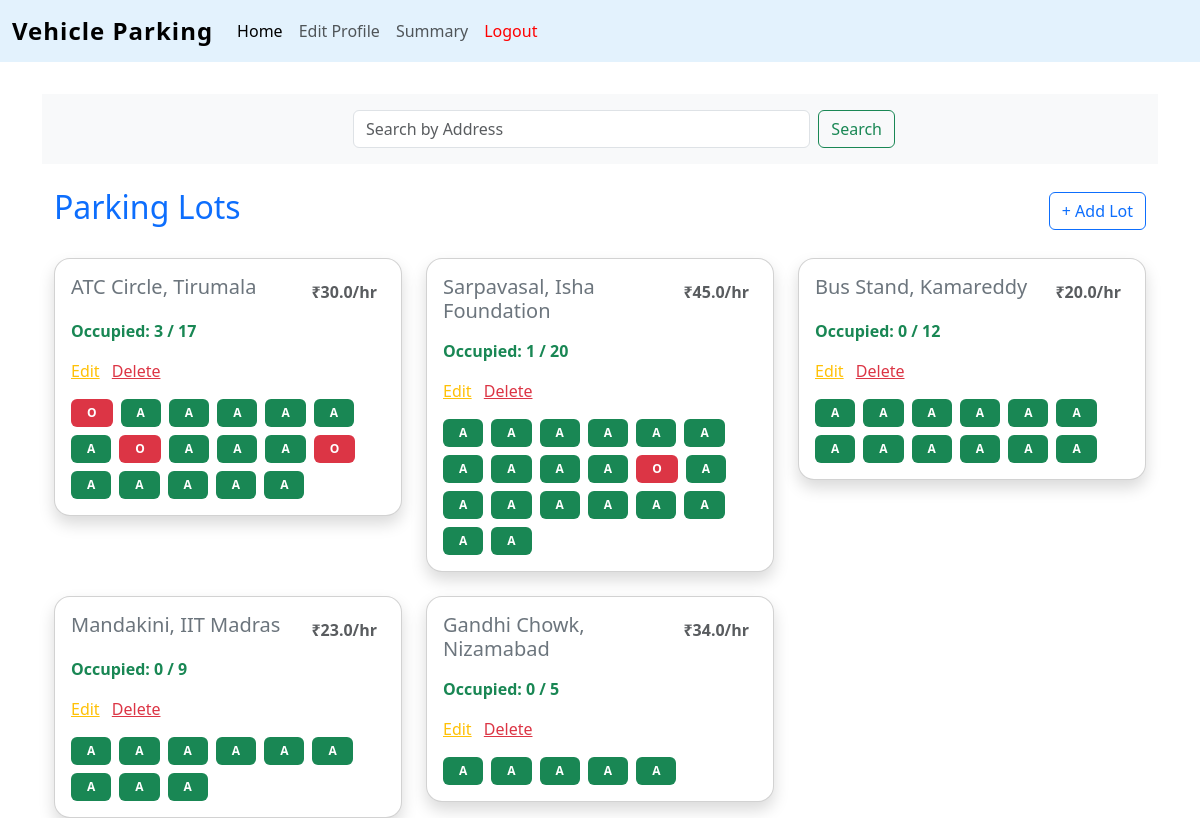
The app's page /admin_dashboard (signed in) with its own data.
### controllers/models.py (models this page shows)
class parking_lot(db.Model):
    id = db.Column(db.Integer, primary_key=True)
    location_name = db.Column(db.String(100), nullable=False)
    max_spots = db.Column(db.Integer,nullable=True)
    available_spots = db.Column(db.Integer, nullable=True)
    price = db.Column(db.Float,nullable=False)
    address = db.Column(db.String(200),nullable=False)
    pincode = db.Column(db.String(10),nullable=True)
    spots = db.relationship('parking_spot')

class parking_spot(db.Model):
    id = db.Column(db.Integer,primary_key=True)
    parking_lot_id = db.Column(db.Integer,db.ForeignKey('parking_lot.id'),nullable=False)
    status = db.Column(db.String(20),nullable=False)
    vehicle_number = db.Column(db.String(20),nullable=True)
    reserve_parking_spot = db.relationship('reserve_parking_spot')
    lot = db.relationship('parking_lot')

### controllers/routes.py (the view)
@app.route('/admin_dashboard')
def admin_dashboard():
    if 'username' not in session or not session.get('is_admin'):
        flash("Access denied. Admins only.", "danger")
        return redirect(url_for('login'))
    lots = parking_lot.query.all()
    return render_template('admin_dashboard.html', parking_lots=lots)

### templates/admin_dashboard.html (shortened to what this page needs)
{% extends 'layout.html' %}
{% block content %}
<div class="container-fluid bg-light p-3 mb-4">
    <center>
      <form action = "{{url_for('search_parking_lots')}}" method = "POST" class="d-flex ms-5 col-6" role="search">
        <input class="form-control me-2" type="search" name="search_query" placeholder="Search by Address" aria-label="Search" />
        <button class="btn btn-outline-success" type="submit">Search</button>
      </form>
</div>
<div class="container mt-4">
  <div class="d-flex justify-content-between align-items-center mb-4">
    <h2 class="text-primary">Parking Lots</h2>
    <button class="btn btn-outline-primary" data-bs-toggle="collapse" data-bs-target="#addLotForm">
      + Add Lot
    </button>
  </div>
  <div class="row g-4">
    {% for lot in parking_lots %}
    <div class="col-md-4">
      <div class="card shadow rounded-4">
        <div class="card-body">
          <div class="d-flex justify-content-between mb-2">
            <h5 class="card-title text-secondary">{{ lot.location_name }}, {{ lot.address}}</h5>
            <div><h6 class="card-subtitle text-muted fw-bold m-2">₹{{ lot.price }}/hr</h6></div>
          </div>
          <p class="text-success fw-bold">
            Occupied:
            {{ lot.spots | selectattr("status", "equalto", "occupied") | list | length }}
            / {{ lot.max_spots }}
          </p>
          <div>
              <a href="{{url_for('edit_parking_lot', lot_id=lot.id)}}" class="text-warning me-2">Edit</a>
              <a href="{{url_for('delete_parking_lot', lot_id=lot.id)}}" class="text-danger">Delete</a>
            </div>
          <div class="d-flex flex-wrap gap-2 mt-3">
            {% for spot in lot.spots %}
              {% if spot.status == 'occupied' %}
                <a href="{{url_for('spot_details',lot_id=lot.id,spot_id=spot.id)}}"><span class="badge bg-danger px-3 py-2">O</span></a>
              {% elif spot.status == 'available'  %}
                <a href="{{url_for('spot_details',lot_id=lot.id,spot_id=spot.id)}}"><span class="badge bg-success px-3 py-2">A</span></a>
              {% endif %}
            {% endfor %}
          </div>
        </div>
      </div>
    </div>
    {% endfor %}
  </div>
</div>
{% endblock %}

### records on screen
parking_lot: location_name "ATC Circle", address "Tirumala", price "30.0", spots|selectattr "3", max_spots "17"
parking_lot: location_name "Sarpavasal", address "Isha Foundation", price "45.0", spots|selectattr "1", max_spots "20"
parking_lot: location_name "Bus Stand", address "Kamareddy", price "20.0", spots|selectattr "0", max_spots "12"
parking_lot: location_name "Mandakini", address "IIT Madras", price "23.0", spots|selectattr "0", max_spots "9"
parking_lot: location_name "Gandhi Chowk", address "Nizamabad", price "34.0", spots|selectattr "0", max_spots "5"
